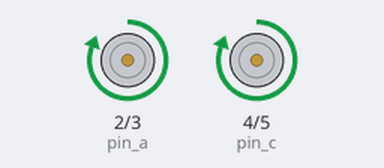
Bench run of a sketch on a simulated Arduino Uno, built with avr-gcc and run on an emulated ATmega328P. Shown: motor-driver pin pairs drawn as motors (green arrow = first pin HIGH = forward, orange = second pin HIGH = backward, longer = more drive).

Above: at 0.5 s.
Timing chart, 0 to 4.6 s (numbered marks = the images above):
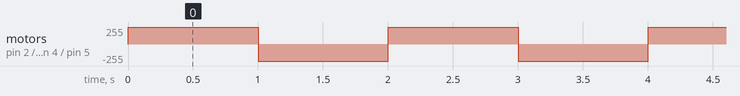

The sketch:

Hbridge.ino
```cpp
const int pin_a = 2;
const int pin_b = 3;
const int pin_c = 4;
const int pin_d = 5;

void setup()
{
  pinMode(pin_a,OUTPUT);
  pinMode(pin_b,OUTPUT);
  pinMode(pin_c,OUTPUT);
  pinMode(pin_d,OUTPUT);
}

void loop()
{
  //From a to b
  {
    digitalWrite(pin_b,LOW);
    digitalWrite(pin_d,LOW);
    digitalWrite(pin_a,HIGH);
    digitalWrite(pin_c,HIGH);
    delay(1000);
  }
   //From b to a
  {
    digitalWrite(pin_a,LOW);
    digitalWrite(pin_c,LOW);
    digitalWrite(pin_b,HIGH);
    digitalWrite(pin_d,HIGH);
    delay(1000);
  }
}
```

Measured:
- by itself, motor on pin 2 (pin_a) / pin 3 (pin_b), motor on pin 4 (pin_c) / pin 5 (pin_d): alternates forward 255/255 for 1.0 s and backward 255/255 for 1.0 s
